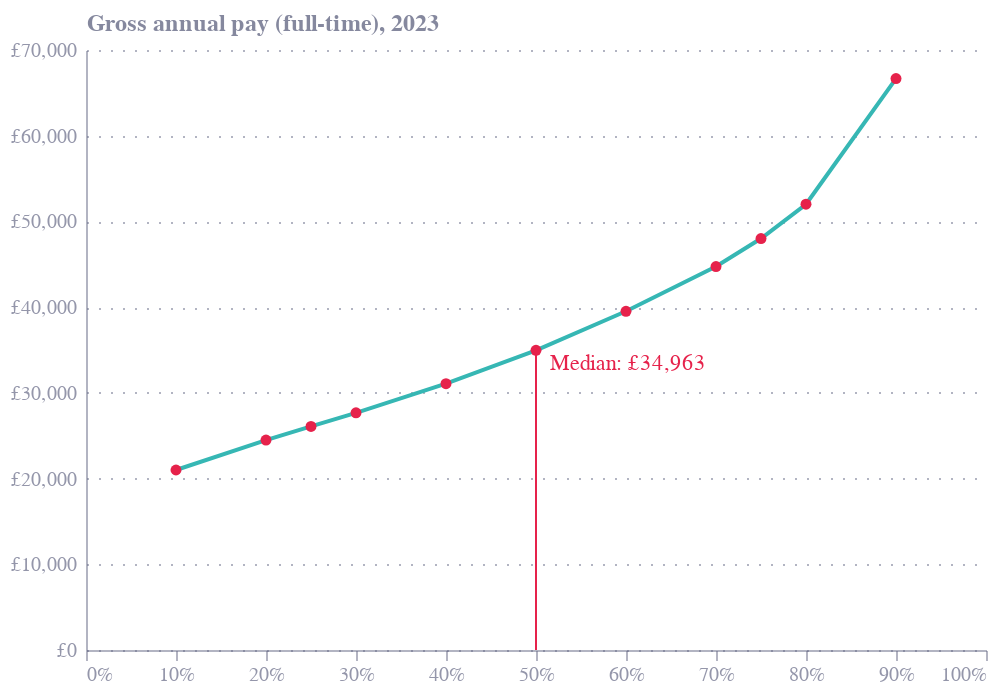

Notebook code cell kept with this figure:
### Markdown cell above
# Income Dist

Source: Earnings and hours worked, UK region by public and private sector: ASHE Table 25: time-series
https://www.ons.gov.uk/datasets/ashe-tables-25/editions/time-series/versions/7

## Full

### Code cell
# Earnings and hours worked, UK region by public and private sector: ASHE Table 25: time-series
df = pd.read_excel("ashe-tables-25-time-series-v7-filtered-2024-06-30T15-09-49Z.xlsx", "Dataset", skiprows=2)
df = df[['AveragesAndPercentiles', '2023']]
df.columns = ['pctile', 'value']
df['pctile'] = df['pctile'].str.replace('Median', '50')
df['pctile'] = pd.to_numeric(df['pctile'], errors='coerce')/100
df = df.dropna()
df = df.sort_values('pctile')
dist_df = df.copy()

# Plot - full distribution
base = alt.Chart(df).encode(
    x=alt.X('pctile:Q', scale=alt.Scale(domain=(0, 1)), axis=alt.Axis(format='%')),
    y=alt.Y('value:Q', axis=alt.Axis(title='Gross annual pay (full-time), 2023', labelExpr="'£' + datum.label"),)
)

bars = base.mark_line(point={'filled': True, 'fill': '#E6224B'},color="#36B7B4")

median_rule = base.transform_filter(alt.datum.pctile == 0.5).mark_rule(color='#E6224B')

median_text = base.transform_filter(alt.datum.pctile == 0.5).mark_text(
    align='left',
    baseline='middle',
    dx=7,
    dy=7,
    color='#E6224B',
    text=alt.expr("'Median: £' + format(datum.value, ',.0f')"),
)


chart = bars + median_rule + median_text

chart = chart.properties(
    width=450,
    height=300,
)

chart.save("fig1.png", scale_factor=3)

chart

### Figure 1 — Vega-Lite specification as saved in the notebook (floating-point values rounded to 4 significant figures)
{"config": {"font": "Circular Std", "mark": {"line": {"interpolate": "monotone"}}, "view": {"stroke": "transparent", "width": 400, "height": 300}, "range": {"category": ["#36B7B4", "#E6224B", "#F4C245", "#0063AF", "#00A767", "#179FDB", "#EB5C2E"], "diverging": ["#E6224B", "#E54753", "#C9C9C9", "#179FDB", "#122B39"], "heatmap": ["#C9C9C9", "#179FDB", "#0063AF", "#122B39"], "ordinal": ["#00A767", "#36B7B4", "#179FDB", "#0063AF", "#243B5A"]}, "axisX": {"domainColor": "#676A86", "domainOpacity": 0.5, "grid": false, "labelAngle": 0, "labelColor": "#676A86", "labelOpacity": 0.7, "orient": "bottom", "tickColor": "#676A86", "tickCount": 10, "tickOpacity": 0.5, "title": false, "titleAlign": "center", "titleAnchor": "middle", "titleColor": "#676A86", "titleFontSize": 12, "titleOpacity": 0.8, "titleY": -15}, "axisY": {"domainColor": "#676A86", "domainOpacity": 0.5, "gridColor": "#676A86", "gridDash": [1, 5], "gridOpacity": 0.5, "labelColor": "#676A86", "labelOpacity": 0.7, "labelPadding": 5, "tickColor": "#676A86", "tickCount": 8, "tickOpacity": 0.5, "ticks": false, "titleAlign": "left", "titleAngle": 0, "titleBaseline": "bottom", "titleColor": "#676A86", "titleFontSize": 12, "titleOpacity": 0.8, "titleX": 0, "titleY": -7}}, "layer": [{"mark": {"type": "line", "color": "#36B7B4", "point": {"filled": true, "fill": "#E6224B"}}, "encoding": {"x": {"axis": {"format": "%"}, "field": "pctile", "scale": {"domain": [0, 1]}, "type": "quantitative"}, "y": {"axis": {"labelExpr": "'£' + datum.label", "title": "Gross annual pay (full-time), 2023"}, "field": "value", "type": "quantitative"}}}, {"mark": {"type": "rule", "color": "#E6224B"}, "encoding": {"x": {"axis": {"format": "%"}, "field": "pctile", "scale": {"domain": [0, 1]}, "type": "quantitative"}, "y": {"axis": {"labelExpr": "'£' + datum.label", "title": "Gross annual pay (full-time), 2023"}, "field": "value", "type": "quantitative"}}, "transform": [{"filter": "(datum.pctile === 0.5)"}]}, {"mark": {"type": "text", "align": "left", "baseline": "middle", "color": "#E6224B", "dx": 7, "dy": 7, "text": {"expr": "'Median: £' + format(datum.value, ',.0f')"}}, "encoding": {"x": {"axis": {"format": "%"}, "field": "pctile", "scale": {"domain": [0, 1]}, "type": "quantitative"}, "y": {"axis": {"labelExpr": "'£' + datum.label", "title": "Gross annual pay (full-time), 2023"}, "field": "value", "type": "quantitative"}}, "transform": [{"filter": "(datum.pctile === 0.5)"}]}], "data": {"name": "data-ad505d7ef80d1ebf99c70035399146a2"}, "height": 300, "width": 450, "$schema": "https://vega.github.io/schema/vega-lite/v5.8.0.json", "datasets": {"data-ad505d7ef80d1ebf99c70035399146a2": [{"pctile": 0.1, "value": 21000}, {"pctile": 0.2, "value": 24496}, {"pctile": 0.25, "value": 26085}, {"pctile": 0.3, "value": 27673}, {"pctile": 0.4, "value": 31069}, {"pctile": 0.5, "value": 34963}, {"pctile": 0.6, "value": 39516}, {"pctile": 0.7, "value": 44738}, {"pctile": 0.75, "value": 48000}, {"pctile": 0.8, "value": 52007}, {"pctile": 0.9, "value": 66669}]}}
